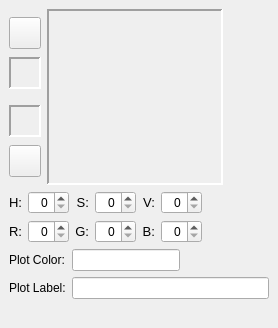
     <widget class="QWidget" name="TabPage" >
      <attribute name="title" >
       <string>Plots</string>
      </attribute>
      <layout class="QGridLayout" >
       <property name="margin" >
        <number>9</number>
       </property>
       <property name="spacing" >
        <number>6</number>
       </property>
       <item row="0" column="0" >
        <layout class="QHBoxLayout" >
         <property name="margin" >
          <number>0</number>
         </property>
         <property name="spacing" >
          <number>6</number>
         </property>
         <item>
          <layout class="QVBoxLayout" >
           <property name="margin" >
            <number>0</number>
           </property>
           <property name="spacing" >
            <number>0</number>
           </property>
           <item>
            <widget class="QPushButton" name="revertColorButton" >
             <property name="sizePolicy" >
              <sizepolicy>
               <hsizetype>0</hsizetype>
               <vsizetype>0</vsizetype>
               <horstretch>0</horstretch>
               <verstretch>0</verstretch>
              </sizepolicy>
             </property>
             <property name="minimumSize" >
              <size>
               <width>32</width>
               <height>32</height>
              </size>
             </property>
             <property name="maximumSize" >
              <size>
               <width>32</width>
               <height>32</height>
              </size>
             </property>
             <property name="toolTip" >
              <string>Revert to previous color</string>
             </property>
             <property name="statusTip" >
              <string>Change back to the previous plot color, as displayed in the frame below.</string>
             </property>
             <property name="text" >
              <string/>
             </property>
             <property name="icon" >
              <iconset resource="pmchart.qrc" >:/images/go-jump.png</iconset>
             </property>
            </widget>
           </item>
           <item>
            <widget class="QColorShowLabel" name="revertColorLabel" >
             <property name="sizePolicy" >
              <sizepolicy>
               <hsizetype>0</hsizetype>
               <vsizetype>0</vsizetype>
               <horstretch>0</horstretch>
               <verstretch>0</verstretch>
              </sizepolicy>
             </property>
             <property name="minimumSize" >
              <size>
               <width>32</width>
               <height>32</height>
              </size>
             </property>
             <property name="maximumSize" >
              <size>
               <width>32</width>
               <height>32</height>
              </size>
             </property>
             <property name="frameShape" >
              <enum>QFrame::Panel</enum>
             </property>
             <property name="frameShadow" >
              <enum>QFrame::Sunken</enum>
             </property>
             <property name="lineWidth" >
              <number>2</number>
             </property>
            </widget>
           </item>
           <item>
            <spacer>
             <property name="orientation" >
              <enum>Qt::Vertical</enum>
             </property>
             <property name="sizeType" >
              <enum>QSizePolicy::Fixed</enum>
             </property>
             <property name="sizeHint" >
              <size>
               <width>20</width>
               <height>8</height>
              </size>
             </property>
            </spacer>
           </item>
           <item>
            <widget class="QColorShowLabel" name="applyColorLabel" >
             <property name="sizePolicy" >
              <sizepolicy>
               <hsizetype>0</hsizetype>
               <vsizetype>0</vsizetype>
               <horstretch>0</horstretch>
               <verstretch>0</verstretch>
              </sizepolicy>
             </property>
             <property name="minimumSize" >
              <size>
               <width>32</width>
               <height>32</height>
              </size>
             </property>
             <property name="maximumSize" >
              <size>
               <width>32</width>
               <height>32</height>
              </size>
             </property>
             <property name="frameShape" >
              <enum>QFrame::Panel</enum>
             </property>
             <property name="frameShadow" >
              <enum>QFrame::Sunken</enum>
             </property>
             <property name="lineWidth" >
              <number>2</number>
             </property>
            </widget>
           </item>
           <item>
            <widget class="QPushButton" name="applyColorButton" >
             <property name="sizePolicy" >
              <sizepolicy>
               <hsizetype>0</hsizetype>
               <vsizetype>0</vsizetype>
               <horstretch>0</horstretch>
               <verstretch>0</verstretch>
              </sizepolicy>
             </property>
             <property name="minimumSize" >
              <size>
               <width>32</width>
               <height>32</height>
              </size>
             </property>
             <property name="maximumSize" >
              <size>
               <width>32</width>
               <height>32</height>
              </size>
             </property>
             <property name="toolTip" >
              <string>Apply new plot color</string>
             </property>
             <property name="whatsThis" >
              <string>Change the color of the currently selected plot in the Chart Plots list.</string>
             </property>
             <property name="text" >
              <string/>
             </property>
             <property name="icon" >
              <iconset resource="pmchart.qrc" >:/images/go-previous.png</iconset>
             </property>
            </widget>
           </item>
          </layout>
         </item>
         <item>
          <layout class="QHBoxLayout" >
           <property name="margin" >
            <number>0</number>
           </property>
           <property name="spacing" >
            <number>6</number>
           </property>
           <item>
            <widget class="QColorPicker" name="colorPicker" >
             <property name="sizePolicy" >
              <sizepolicy>
               <hsizetype>0</hsizetype>
               <vsizetype>0</vsizetype>
               <horstretch>0</horstretch>
               <verstretch>0</verstretch>
              </sizepolicy>
             </property>
             <property name="minimumSize" >
              <size>
               <width>176</width>
               <height>176</height>
              </size>
             </property>
             <property name="maximumSize" >
              <size>
               <width>176</width>
               <height>176</height>
              </size>
             </property>
             <property name="frameShape" >
              <enum>QFrame::Panel</enum>
             </property>
             <property name="frameShadow" >
              <enum>QFrame::Sunken</enum>
             </property>
             <property name="lineWidth" >
              <number>2</number>
             </property>
            </widget>
           </item>
           <item>
            <widget class="QColorLuminancePicker" native="1" name="luminancePicker" >
             <property name="sizePolicy" >
              <sizepolicy>
               <hsizetype>0</hsizetype>
               <vsizetype>0</vsizetype>
               <horstretch>0</horstretch>
               <verstretch>0</verstretch>
              </sizepolicy>
             </property>
             <property name="minimumSize" >
              <size>
               <width>24</width>
               <height>176</height>
              </size>
             </property>
             <property name="maximumSize" >
              <size>
               <width>24</width>
               <height>176</height>
              </size>
             </property>
            </widget>
           </item>
          </layout>
         </item>
         <item>
          <spacer>
           <property name="orientation" >
            <enum>Qt::Horizontal</enum>
           </property>
           <property name="sizeHint" >
            <size>
             <width>16</width>
             <height>20</height>
            </size>
           </property>
          </spacer>
         </item>
        </layout>
       </item>
       <item row="1" column="0" >
        <layout class="QVBoxLayout" >
         <property name="margin" >
          <number>0</number>
         </property>
         <property name="spacing" >
          <number>6</number>
         </property>
         <item>
          <layout class="QHBoxLayout" >
           <property name="margin" >
            <number>0</number>
           </property>
           <property name="spacing" >
            <number>6</number>
           </property>
           <item>
            <layout class="QGridLayout" >
             <property name="margin" >
              <number>0</number>
             </property>
             <property name="spacing" >
              <number>6</number>
             </property>
             <item row="0" column="2" >
              <widget class="QLabel" name="saturationTextLabel" >
               <property name="font" >
                <font>
                 <pointsize>10</pointsize>
                </font>
               </property>
               <property name="toolTip" >
                <string>Saturation</string>
               </property>
               <property name="text" >
                <string>S:</string>
               </property>
               <property name="alignment" >
                <set>Qt::AlignRight|Qt::AlignTrailing|Qt::AlignVCenter</set>
               </property>
               <property name="wordWrap" >
                <bool>false</bool>
               </property>
              </widget>
             </item>
             <item row="1" column="0" >
              <widget class="QLabel" name="redTextLabel" >
               <property name="font" >
                <font>
                 <pointsize>10</pointsize>
                </font>
               </property>
               <property name="toolTip" >
                <string>Red</string>
               </property>
               <property name="text" >
                <string>R:</string>
               </property>
               <property name="alignment" >
                <set>Qt::AlignRight|Qt::AlignTrailing|Qt::AlignVCenter</set>
               </property>
               <property name="wordWrap" >
                <bool>false</bool>
               </property>
              </widget>
             </item>
             <item row="1" column="1" >
              <widget class="QColSpinBox" name="rEd" >
               <property name="toolTip" >
                <string>Red</string>
               </property>
               <property name="alignment" >
                <set>Qt::AlignRight</set>
               </property>
              </widget>
             </item>
             <item row="1" column="5" >
              <widget class="QColSpinBox" name="bEd" >
               <property name="toolTip" >
                <string>Blue</string>
               </property>
               <property name="alignment" >
                <set>Qt::AlignRight</set>
               </property>
              </widget>
             </item>
             <item row="0" column="0" >
              <widget class="QLabel" name="hueTextLabel" >
               <property name="font" >
                <font>
                 <pointsize>10</pointsize>
                </font>
               </property>
               <property name="toolTip" >
                <string>Hue</string>
               </property>
               <property name="text" >
                <string>H:</string>
               </property>
               <property name="alignment" >
                <set>Qt::AlignRight|Qt::AlignTrailing|Qt::AlignVCenter</set>
               </property>
               <property name="wordWrap" >
                <bool>false</bool>
               </property>
              </widget>
             </item>
             <item row="1" column="3" >
              <widget class="QColSpinBox" name="gEd" >
               <property name="toolTip" >
                <string>Green</string>
               </property>
               <property name="alignment" >
                <set>Qt::AlignRight</set>
               </property>
              </widget>
             </item>
             <item row="1" column="4" >
              <widget class="QLabel" name="blueTextLabel" >
               <property name="font" >
                <font>
                 <pointsize>10</pointsize>
                </font>
               </property>
               <property name="toolTip" >
                <string>Blue</string>
               </property>
               <property name="text" >
                <string>B:</string>
               </property>
               <property name="alignment" >
                <set>Qt::AlignRight|Qt::AlignTrailing|Qt::AlignVCenter</set>
               </property>
               <property name="wordWrap" >
                <bool>false</bool>
               </property>
              </widget>
             </item>
             <item row="1" column="2" >
              <widget class="QLabel" name="greenTextLabel" >
               <property name="font" >
                <font>
                 <pointsize>10</pointsize>
                </font>
               </property>
               <property name="toolTip" >
                <string>Green</string>
               </property>
               <property name="text" >
                <string>G:</string>
               </property>
               <property name="alignment" >
                <set>Qt::AlignRight|Qt::AlignTrailing|Qt::AlignVCenter</set>
               </property>
               <property name="wordWrap" >
                <bool>false</bool>
               </property>
              </widget>
             </item>
             <item row="0" column="3" >
              <widget class="QColSpinBox" name="sEd" >
               <property name="toolTip" >
                <string>Saturation</string>
               </property>
               <property name="alignment" >
                <set>Qt::AlignRight</set>
               </property>
              </widget>
             </item>
             <item row="0" column="1" >
              <widget class="QColSpinBox" name="hEd" >
               <property name="toolTip" >
                <string>Hue</string>
               </property>
               <property name="whatsThis" >
                <string/>
               </property>
               <property name="alignment" >
                <set>Qt::AlignRight</set>
               </property>
              </widget>
             </item>
             <item row="0" column="5" >
              <widget class="QColSpinBox" name="vEd" >
               <property name="toolTip" >
                <string>Value</string>
               </property>
               <property name="alignment" >
                <set>Qt::AlignRight</set>
               </property>
              </widget>
             </item>
             <item row="0" column="4" >
              <widget class="QLabel" name="valueTextLabel" >
               <property name="font" >
                <font>
                 <pointsize>10</pointsize>
                </font>
               </property>
               <property name="toolTip" >
                <string>Value</string>
               </property>
               <property name="text" >
                <string>V:</string>
               </property>
               <property name="alignment" >
                <set>Qt::AlignRight|Qt::AlignTrailing|Qt::AlignVCenter</set>
               </property>
               <property name="wordWrap" >
                <bool>false</bool>
               </property>
              </widget>
             </item>
            </layout>
           </item>
           <item>
            <spacer>
             <property name="orientation" >
              <enum>Qt::Horizontal</enum>
             </property>
             <property name="sizeHint" >
              <size>
               <width>40</width>
               <height>20</height>
              </size>
             </property>
            </spacer>
           </item>
          </layout>
         </item>
         <item>
          <layout class="QGridLayout" >
           <property name="margin" >
            <number>0</number>
           </property>
           <property name="spacing" >
            <number>6</number>
           </property>
           <item row="1" column="0" >
            <widget class="QLabel" name="plotLabelLabel" >
             <property name="toolTip" >
              <string>Label to use in chart legend for the currently selected Chart Plot.</string>
             </property>
             <property name="whatsThis" >
              <string>Label to use in chart legend for the currently selected Chart Plot.</string>
             </property>
             <property name="text" >
              <string>Plot Label:</string>
             </property>
            </widget>
           </item>
           <item row="0" column="1" >
            <widget class="QColLineEdit" name="colorLineEdit" >
             <property name="sizePolicy" >
              <sizepolicy>
               <hsizetype>0</hsizetype>
               <vsizetype>0</vsizetype>
               <horstretch>0</horstretch>
               <verstretch>0</verstretch>
              </sizepolicy>
             </property>
             <property name="toolTip" >
              <string>Color specification string (e.g. RGB hex value)</string>
             </property>
             <property name="whatsThis" >
              <string>Directly edit the color specification string (e.g. RGB hex value) using this text box.  This color can then be used to set the color of the currently selected plot in the Chart Plots list using the left arrow button above.</string>
             </property>
            </widget>
           </item>
           <item row="0" column="0" >
            <widget class="QLabel" name="plotColorLabel" >
             <property name="toolTip" >
              <string>Color specification string (e.g. RGB hex value)</string>
             </property>
             <property name="whatsThis" >
              <string>Directly edit the color specification string (e.g. RGB hex value) using this text box.  This color can then be used to set the color of the currently selected plot in the Chart Plots list using the left arrow button above.</string>
             </property>
             <property name="text" >
              <string>Plot Color:</string>
             </property>
            </widget>
           </item>
           <item row="0" column="2" >
            <spacer>
             <property name="orientation" >
              <enum>Qt::Horizontal</enum>
             </property>
             <property name="sizeHint" >
              <size>
               <width>40</width>
               <height>20</height>
              </size>
             </property>
            </spacer>
           </item>
           <item row="1" column="1" colspan="2" >
            <widget class="QLineEdit" name="plotLabelLineEdit" >
             <property name="toolTip" >
              <string>Label to use in chart legend for the currently selected Chart Plot.</string>
             </property>
             <property name="whatsThis" >
              <string>Label to use in chart legend for the currently selected Chart Plot.</string>
             </property>
            </widget>
           </item>
          </layout>
         </item>
         <item>
          <spacer>
           <property name="orientation" >
            <enum>Qt::Vertical</enum>
           </property>
           <property name="sizeHint" >
            <size>
             <width>20</width>
             <height>20</height>
            </size>
           </property>
          </spacer>
         </item>
        </layout>
       </item>
      </layout>
     </widget>
